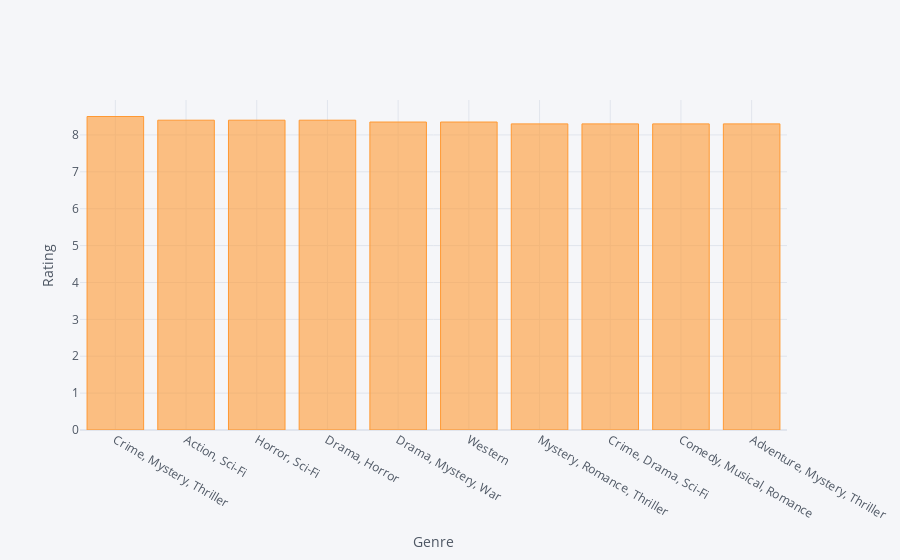

Source (notebook cell):
### Markdown cell above
### Genre With higest IMDb Rating and Revenue

### Code cell
t_rates=df.groupby('Genre').mean().sort_values('IMDB_Rating',ascending=False).head(10).reset_index()
t_rates.iplot(x='Genre', y='IMDB_Rating', kind='bar', xTitle='Genre', yTitle='Rating')

### Figure 1 — Plotly figure (JSON) as saved in the notebook; plotly's stock layout.template omitted (floating-point values rounded to 4 significant figures)
{"data": [{"marker": {"color": "rgba(255, 153, 51, 0.6)", "line": {"color": "rgba(255, 153, 51, 1.0)", "width": 1}}, "name": "IMDB_Rating", "orientation": "v", "text": "", "type": "bar", "x": ["Crime, Mystery, Thriller", "Action, Sci-Fi", "Horror, Sci-Fi", "Drama, Horror", "Drama, Mystery, War", "Western", "Mystery, Romance, Thriller", "Crime, Drama, Sci-Fi", "Comedy, Musical, Romance", "Adventure, Mystery, Thriller"], "y": [8.5, 8.4, 8.4, 8.4, 8.35, 8.35, 8.3, 8.3, 8.3, 8.3]}], "layout": {"legend": {"bgcolor": "#F5F6F9", "font": {"color": "#4D5663"}}, "paper_bgcolor": "#F5F6F9", "plot_bgcolor": "#F5F6F9", "title": {"font": {"color": "#4D5663"}}, "xaxis": {"gridcolor": "#E1E5ED", "showgrid": true, "tickfont": {"color": "#4D5663"}, "title": {"font": {"color": "#4D5663"}, "text": "Genre"}, "zerolinecolor": "#E1E5ED"}, "yaxis": {"gridcolor": "#E1E5ED", "showgrid": true, "tickfont": {"color": "#4D5663"}, "title": {"font": {"color": "#4D5663"}, "text": "Rating"}, "zerolinecolor": "#E1E5ED"}}}
